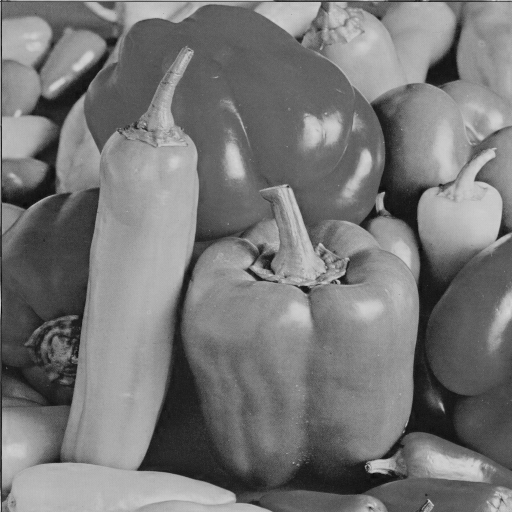
%> input picture 1_watermarking/1_dwt/watermark.tif, 512 x 512 px
$ octave detector_dwt.m   (GNU Octave 9; MATLAB toolbox functions it lacks are replaced by stand-ins)
%> lines starting %> are read from the running program, lines starting %| are printed output that depends on the picture
### 1_dwt/detect.m
function [result] = detect(image, watermark, alpha)
    image = image(:);
    watermark = watermark(:);

    phi = 0;
    mu = 0;
    lambda = 0;

    for index = 1:size(watermark)

        phi = phi + ((image(index)/std2(image))^2)*(1 - 1/((1 + alpha*watermark(index))^2));

        mu = mu + 0.5 * (1 - 1/((1+alpha*watermark(index))^2));

        lambda = lambda + 0.5 * ((1 - 1/((1+alpha*watermark(index))^2))^2);

    end
    phi = phi * 0.5;
    if phi > 4.75 * sqrt(lambda) + mu
        result = " found";
    else
        result = " NOT found";
    end
end

### 1_dwt/detector_dwt.m
clear all;

img = imread("watermark.tif"); % load watermarked image
%> img is the input picture: size 512x512 uint8; min 8, max 215, mean 119.3
load('watermark.mat'); % load watermark

% discrete wavelet transforms
[a1,h1,v1,d1] = dwt2(img, "db2", "mode", "per");    % level 1
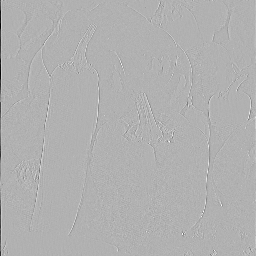
%> v1: size 256x256 double; min -177.7, max 77.94, mean -0.3; drawn with min black and max white
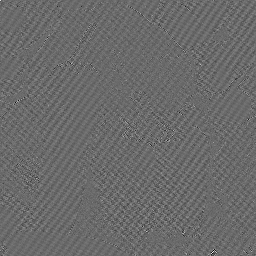
%> d1: size 256x256 double; min -39.3, max 54.62, mean 0; drawn with min black and max white
[a2,h2,v2,d2] = dwt2(a1, "db2", "mode", "per");     % level 2
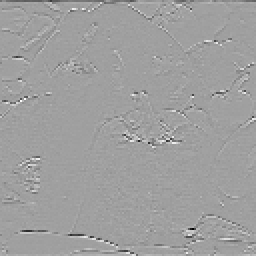
%> h2: size 128x128 double (shown 2 times larger); min -231.8, max 138.1, mean -0.3; drawn with min black and max white
[a3,h3,v3,d3] = dwt2(a2, "db2", "mode", "per");     % level 3
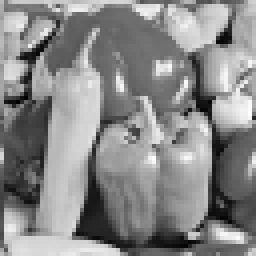
%> a3: size 64x64 double (shown 4 times larger); min 102.4, max 1686.5, mean 954; drawn with min black and max white
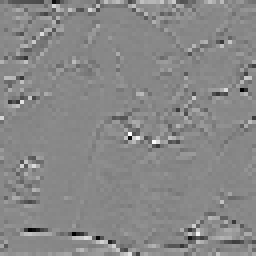
%> h3: size 64x64 double (shown 4 times larger); min -366.3, max 320.5, mean 0.1; drawn with min black and max white
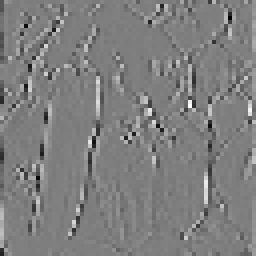
%> v3: size 64x64 double (shown 4 times larger); min -336.4, max 341.2, mean 1.3; drawn with min black and max white
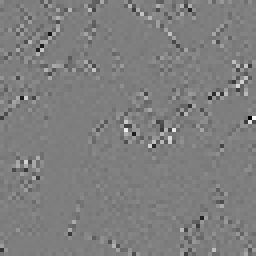
%> d3: size 64x64 double (shown 4 times larger); min -212, max 215, mean 0; drawn with min black and max white

alpha = 0.2; % watermark strength

% check if watermark is present
disp(strcat("Watermark 1",detect(h3,w1,alpha)));
%> in detect, `image = image(:);`: image = 4096 values, max 320.5 at index 2082, min -366.3 at index 1211, mean 0.0682
%> the loop in detect, `for index = 1:size(watermark)` made 4096 passes
%> phi on passes 1 to 3: -0.529, -0.537, -0.534
%> after the loop in detect, `for index = 1:size(watermark)`: lambda = 126.5; mu = -94.27; phi = -28.24
%> in detect, `phi = phi * 0.5;`: phi = -14.12
%| Watermark 1 found
disp(strcat("Watermark 2",detect(v3,w2,alpha)));
%> the loop in detect (call 2), `for index = 1:size(watermark)` made 4096 passes
%> phi on passes 1 to 3: -0.661, 0.328, 1.27
%| Watermark 2 NOT found
disp(strcat("Watermark 3",detect(d3,w3,alpha)));
%| Watermark 3 NOT found
